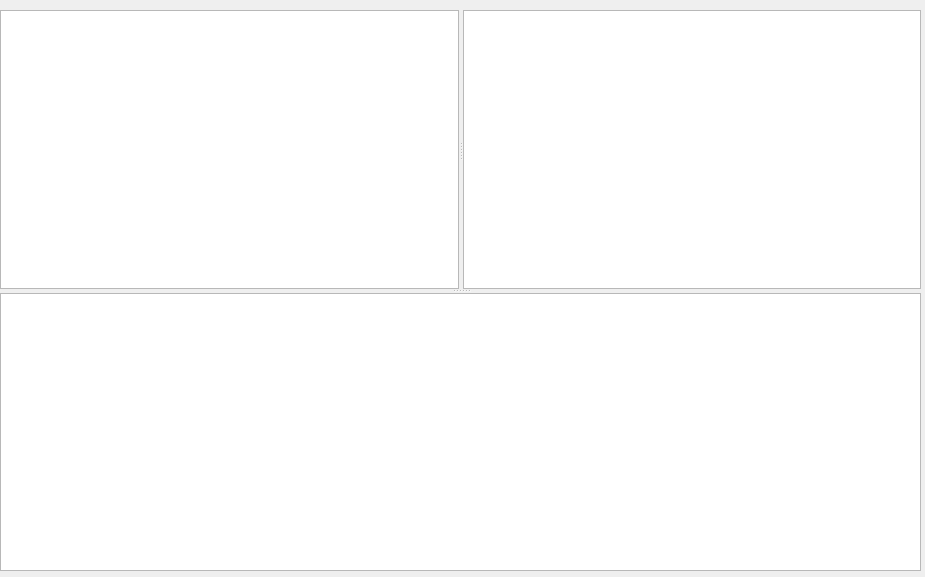
<?xml version="1.0" encoding="UTF-8"?>
<ui version="4.0">
 <class>dlgFileModel</class>
 <widget class="QDialog" name="dlgFileModel">
  <property name="geometry">
   <rect>
    <x>0</x>
    <y>0</y>
    <width>925</width>
    <height>577</height>
   </rect>
  </property>
  <property name="windowTitle">
   <string>File System</string>
  </property>
  <widget class="QSplitter" name="splMain">
   <property name="geometry">
    <rect>
     <x>0</x>
     <y>10</y>
     <width>921</width>
     <height>561</height>
    </rect>
   </property>
   <property name="orientation">
    <enum>Qt::Vertical</enum>
   </property>
   <widget class="QSplitter" name="splTop">
    <property name="orientation">
     <enum>Qt::Horizontal</enum>
    </property>
    <widget class="QListView" name="lstFileModel">
     <property name="alternatingRowColors">
      <bool>true</bool>
     </property>
    </widget>
    <widget class="QTreeView" name="trvFileModel">
     <property name="alternatingRowColors">
      <bool>true</bool>
     </property>
    </widget>
   </widget>
   <widget class="QTableView" name="tblFileModel">
    <property name="alternatingRowColors">
     <bool>true</bool>
    </property>
   </widget>
  </widget>
 </widget>
 <resources/>
 <connections/>
</ui>
